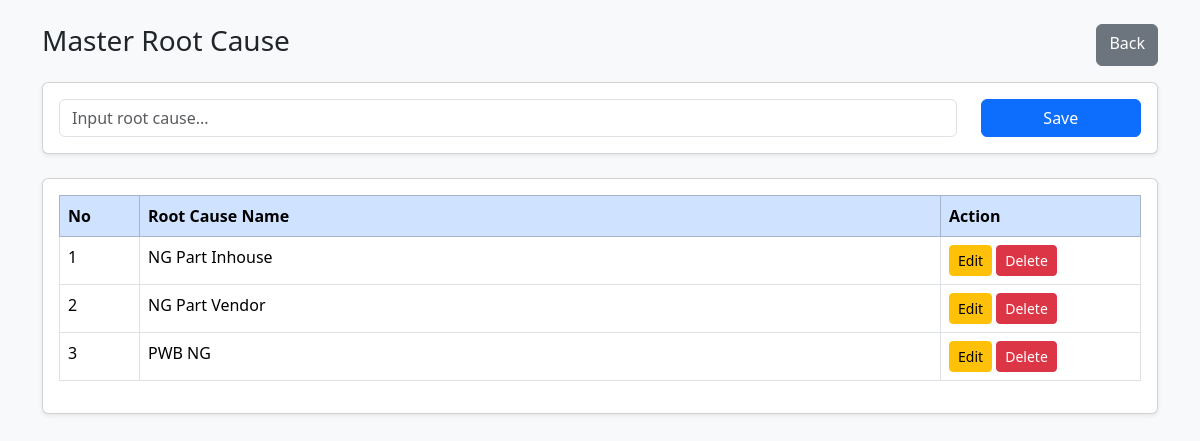
Page /page/leader/rootcause/index.php (signed in) on the committed database.
### tables this page shows
CREATE TABLE `rootcause_master` (
  `rootcause_id` int(11) NOT NULL,
  `rootcause_name` varchar(150) NOT NULL,
  `area` enum('IDU','ODU') NOT NULL,
  `created_at` datetime DEFAULT current_timestamp()
);

### page/leader/rootcause/index.php (the view, shortened to what this page needs)
<?php
require '../../../conn.php';
$table = "rootcause_master";
$field = "rootcause_name";
$area = $_SESSION['area'];
$data = mysqli_query(
    $conn,
    "SELECT * FROM $table WHERE area='$area'
     ORDER BY rootcause_name ASC"
);
?>
<!doctype html>
<html lang="en">
<head>
    <link href="https://cdn.jsdelivr.net/npm/bootstrap@5.3.3/dist/css/bootstrap.min.css" rel="stylesheet">
</head>
<body class="bg-light">
    <div class="container mt-4">
        <div class="d-flex justify-content-between mb-3">
            <h3>Master Root Cause</h3>
            <a href="../index.php" class="btn btn-secondary">
                Back
            </a>
        </div>
        <div class="card shadow-sm mb-4">
            <div class="card-body">
                <form method="POST">
                    <div class="row">
                        <div class="col-md-10">
                            <input type="text"
                                name="name"
                                class="form-control"
                                placeholder="Input root cause..."
                                required>
                        </div>
                        <div class="col-md-2 d-grid">
                            <button type="submit"
                                name="btn_save"
                                class="btn btn-primary">
                                Save
                            </button>
                        </div>
                    </div>
                </form>
            </div>
        </div>
        <div class="card shadow-sm">
            <div class="card-body table-responsive">
                <table class="table table-bordered">
                    <thead class="table-primary">
                        <tr>
                            <th width="80">No</th>
                            <th>Root Cause Name</th>
                            <th width="200">Action</th>
                        </tr>
                    </thead>
                    <tbody>
                        <?php
                        $no = 1;
                        while ($row = mysqli_fetch_assoc($data)) :
                        ?>
                            <tr>
                                <td><?= $no++; ?></td>
                                <td><?= $row[$field]; ?></td>
                                <td>
                                    <button class="btn btn-warning btn-sm"
                                        data-bs-toggle="modal"
                                        data-bs-target="#edit<?= $row['rootcause_id']; ?>">
                                        Edit
                                    </button>
                                    <a href="?delete=<?= $row['rootcause_id']; ?>"
                                        class="btn btn-danger btn-sm"
                                        onclick="return confirm('Hapus data?')">
                                        Delete
                                    </a>
                                </td>
                            </tr>
                        <?php endwhile; ?>
                    </tbody>
                </table>
            </div>
        </div>
    </div>
</body>
</html>

### rows in the picture
rootcause_master: rootcause_name "NG Part Inhouse"
rootcause_master: rootcause_name "NG Part Vendor"
rootcause_master: rootcause_name "PWB NG"
